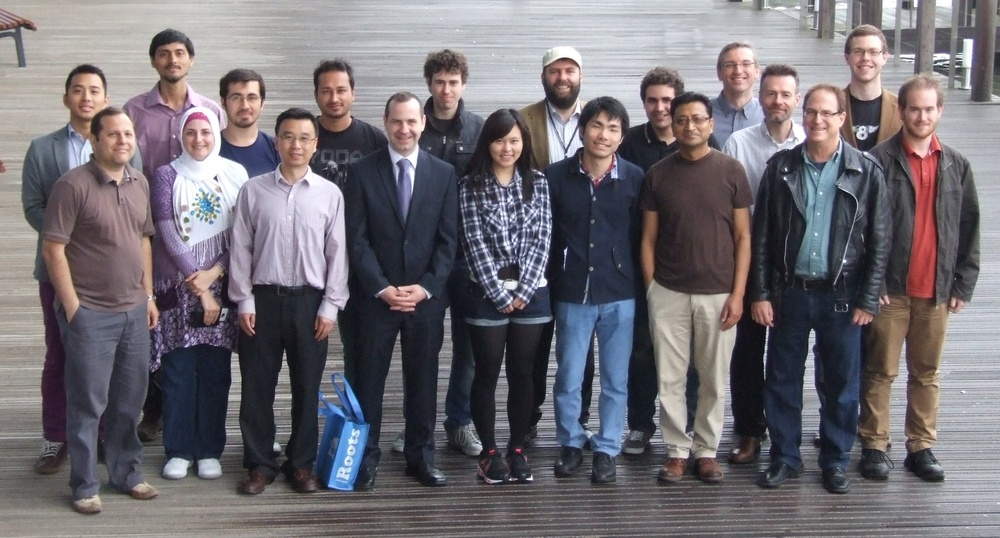
#> input picture group2013.jpg, 1000 x 538 px, shrunk from 2440 x 1313 before the run
$ python face.py
#> lines starting #> are read from the running program, lines starting #| are printed output that depends on the picture; after the words box and inside, x2 and y2 are one past the last pixel; in counts of white or black regions, pixels touching at a corner belong together
import numpy as np
import cv2

imagePath = 'group2013.jpg'

cascPath = './data/haarcascades/haarcascade_frontalface_default.xml'
faceCascade = cv2.CascadeClassifier(cascPath)

image = cv2.imread(imagePath)
#> image is the input picture: shape (538, 1000, 3); mean B, G, R 114.2, 108.4, 113
gray = cv2.cvtColor(image, cv2.COLOR_BGR2GRAY)
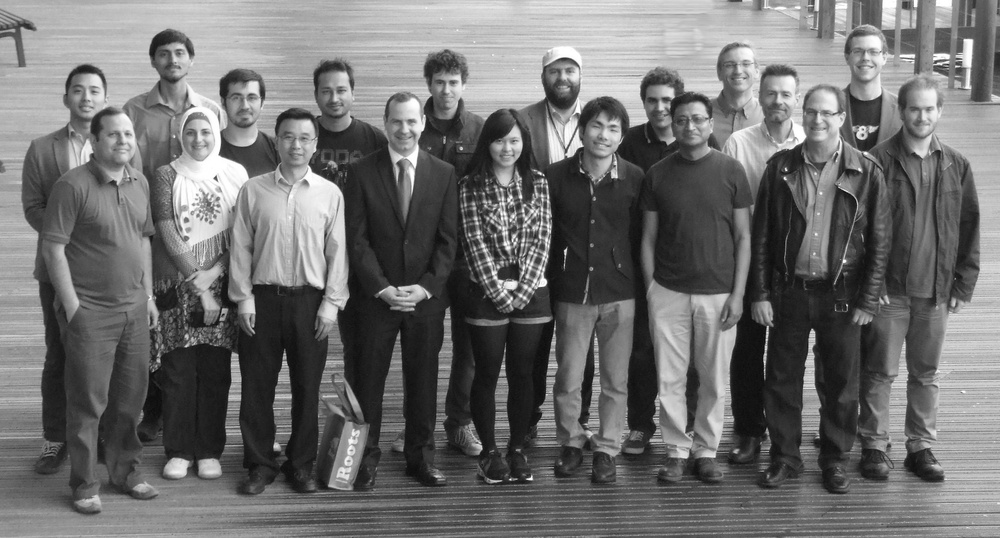
#> gray: shape (538, 1000); min 6, max 255, mean 110.4

faces = faceCascade.detectMultiScale(
    gray,
    scaleFactor=1.1,
    minNeighbors=5,
    minSize=(30, 30)

)
#> faces = 19 rows, first 6: [150, 35, 48, 48], [845, 35, 43, 43], [720, 49, 40, 40], [425, 67, 43, 43], [65, 74, 43, 43], [311, 73, 47, 47]

#print (Found {0} faces!).format(len(faces))

# Draw a rectangle around the faces
for (x, y, w, h) in faces:
    cv2.rectangle(image, (x, y), (x+w, y+h), (0, 255, 0), 2)
#> this loop made 19 passes
#> (x, y, w, h) on passes 1 to 12: (150, 35, 48, 48), (845, 35, 43, 43), (720, 49, 40, 40), (425, 67, 43, 43), (65, 74, 43, 43), (311, 73, 47, 47), (756, 77, 44, 44), (220, 79, 50, 50), (639, 86, 39, 39), (897, 89, 51, 51), (800, 96, 44, 44), (381, 103, 48, 48)
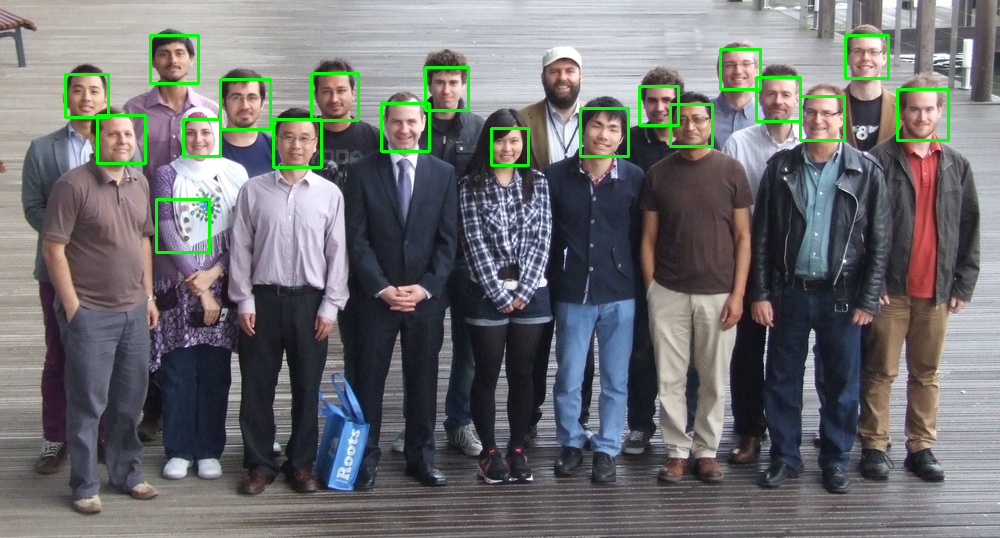
#> image: shape (538, 1000, 3); 1.85% of pixels changed, all inside (x1, y1, x2, y2) = (64, 34, 950, 254)

cv2.imshow("Faces found", image)
cv2.waitKey(0)

$ run again, with 1.jpeg copied over group2013.jpg
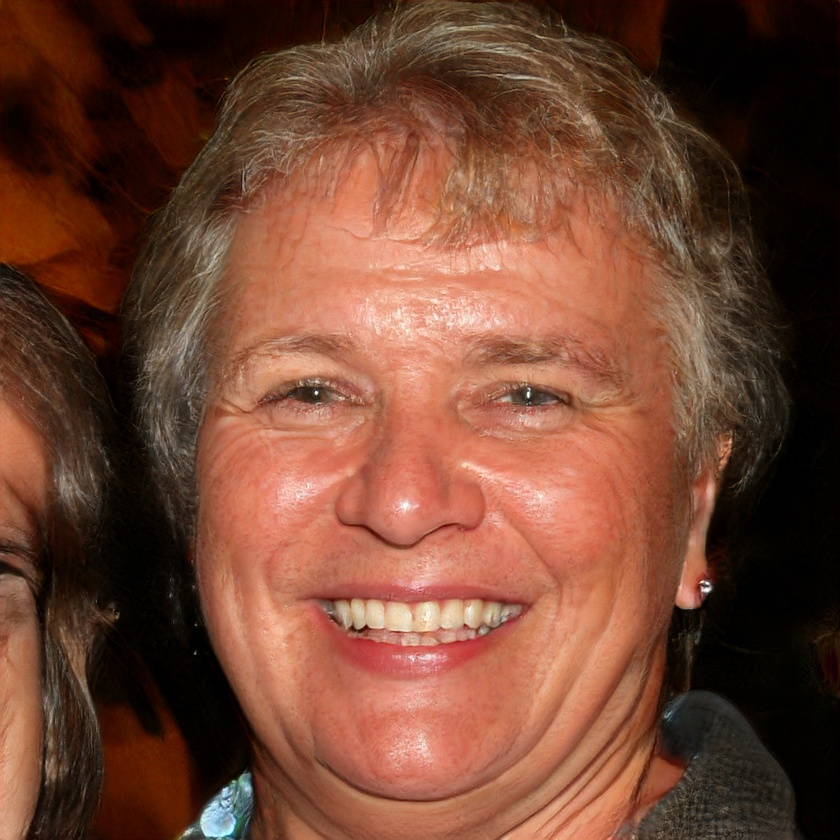
#> input picture 1.jpeg, 840 x 840 px, shrunk from 1024 x 1024 before the run
#> image is the input picture: shape (840, 840, 3); mean B, G, R 51.4, 69.6, 114.5
#> `gray = cv2.cvtColor(image, cv2.COLOR_BGR2GRAY)`:
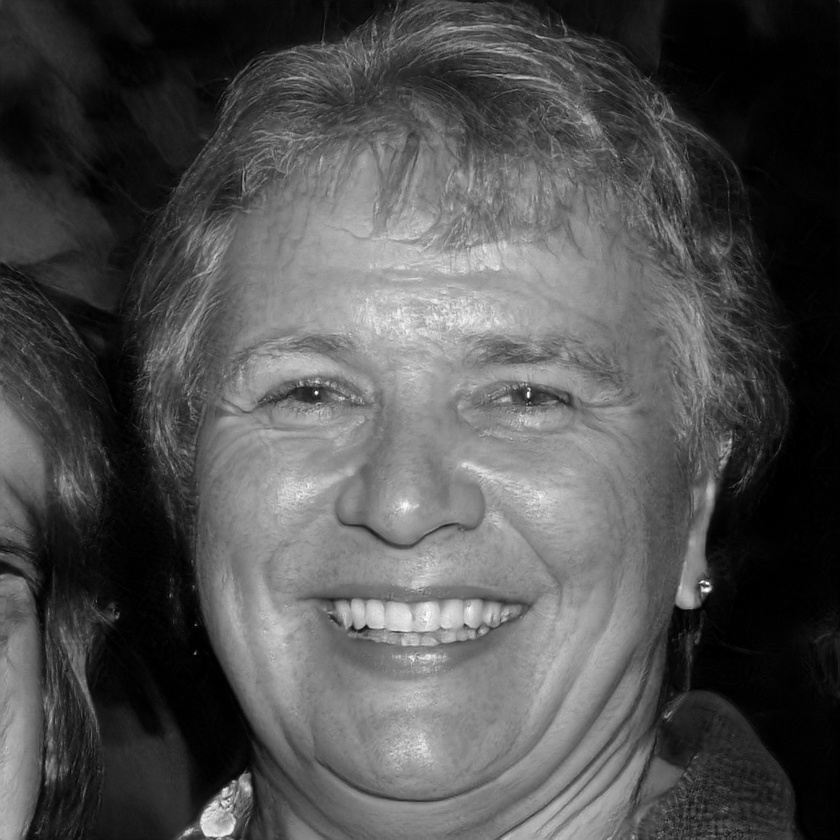
#> gray: shape (840, 840); min 0, max 255, mean 81
#> faces = [[126, 168, 588, 588]]
#> the loop `for (x, y, w, h) in faces:` made 1 pass
#> after the loop `for (x, y, w, h) in faces:`:
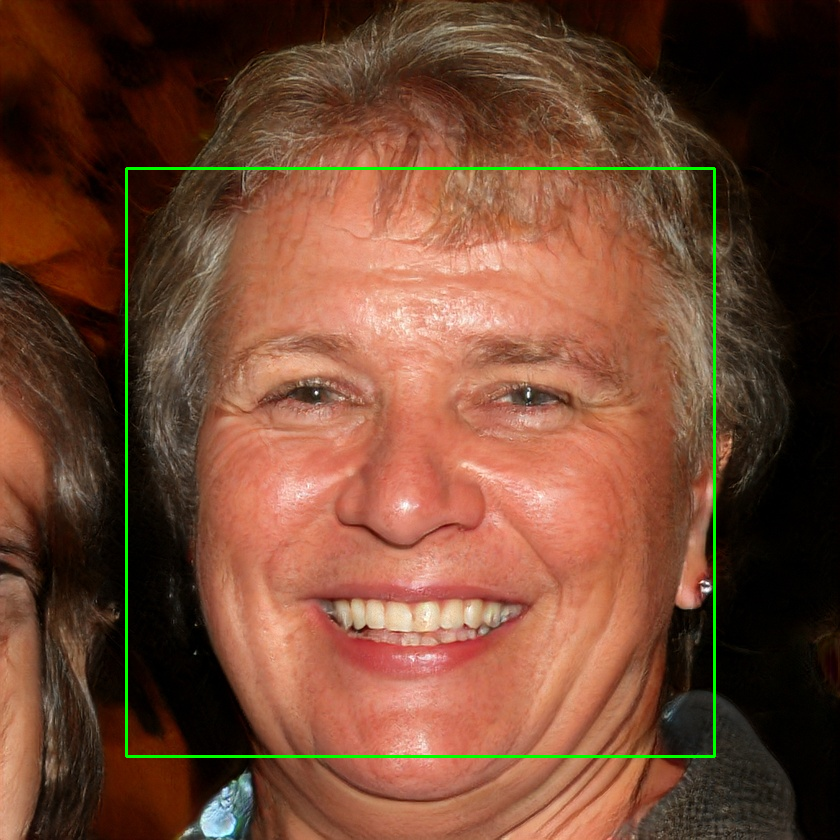
#> image: shape (840, 840, 3); 1% of pixels changed, all inside (x1, y1, x2, y2) = (125, 167, 716, 758)

$ run again, with 2.jpeg copied over group2013.jpg
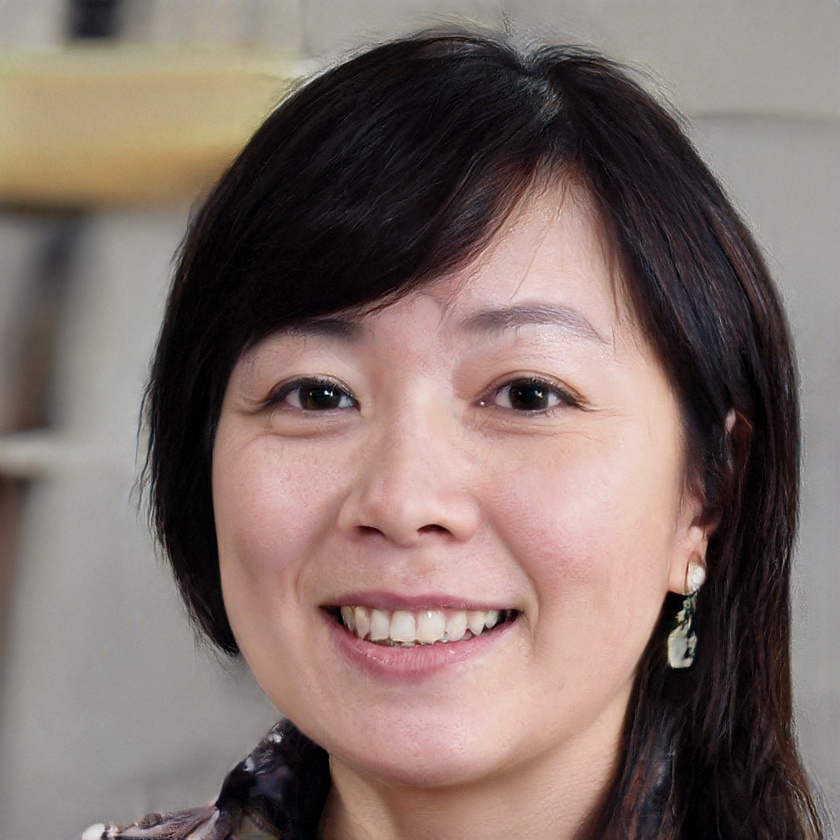
#> input picture 2.jpeg, 840 x 840 px, shrunk from 1024 x 1024 before the run
#> image is the input picture: shape (840, 840, 3); mean B, G, R 104.9, 110.5, 127.6
#> `gray = cv2.cvtColor(image, cv2.COLOR_BGR2GRAY)`:
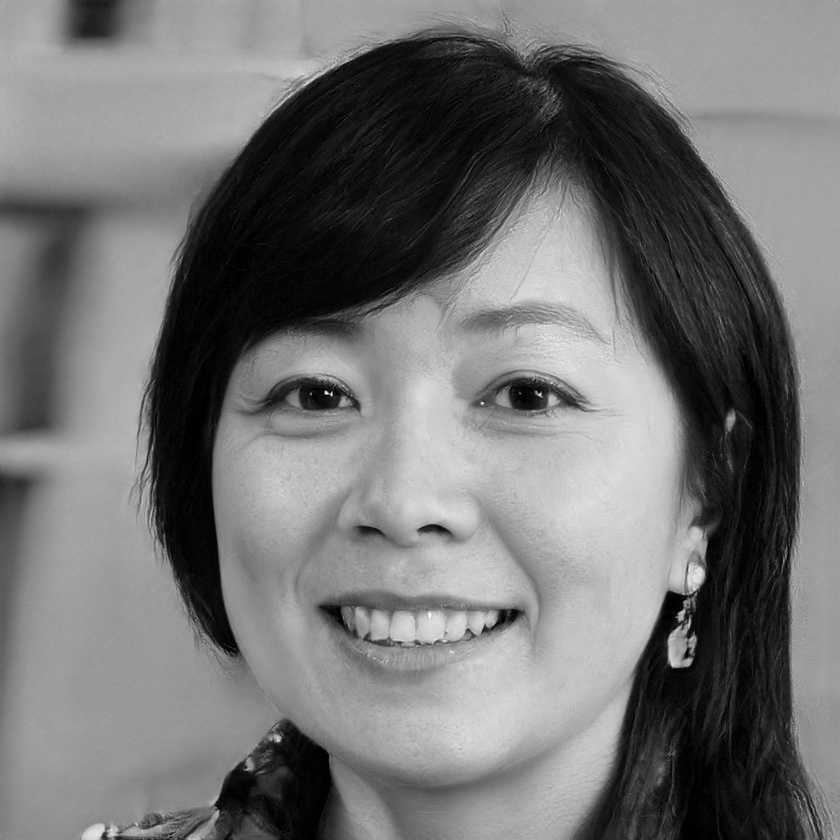
#> gray: shape (840, 840); min 0, max 253, mean 115
#> faces = [[149, 195, 537, 537]]
#> the loop `for (x, y, w, h) in faces:` made 1 pass
#> after the loop `for (x, y, w, h) in faces:`:
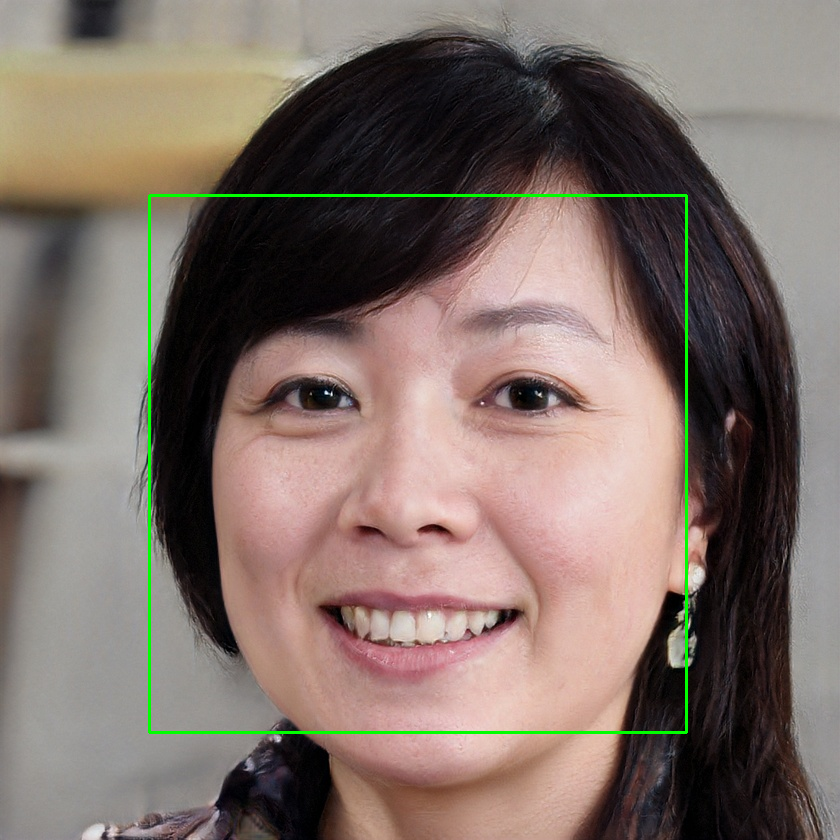
#> image: shape (840, 840, 3); 0.91% of pixels changed, all inside (x1, y1, x2, y2) = (148, 194, 688, 734)
